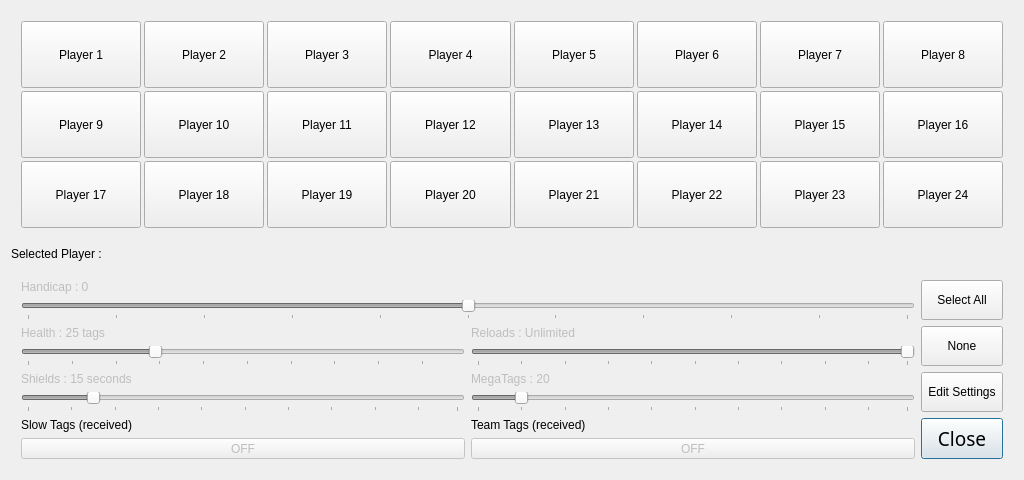
<?xml version="1.0" encoding="UTF-8"?>
<ui version="4.0">
 <class>PlayersWindow</class>
 <widget class="QDialog" name="PlayersWindow">
  <property name="windowModality">
   <enum>Qt::WindowModal</enum>
  </property>
  <property name="geometry">
   <rect>
    <x>0</x>
    <y>0</y>
    <width>1024</width>
    <height>480</height>
   </rect>
  </property>
  <property name="sizePolicy">
   <sizepolicy hsizetype="Preferred" vsizetype="Preferred">
    <horstretch>0</horstretch>
    <verstretch>0</verstretch>
   </sizepolicy>
  </property>
  <property name="windowTitle">
   <string>Players</string>
  </property>
  <property name="modal">
   <bool>true</bool>
  </property>
  <layout class="QGridLayout" name="gridLayout">
   <item row="0" column="0" rowspan="2" colspan="2">
    <layout class="QGridLayout" name="gridLayout_PlayerSelect">
     <property name="leftMargin">
      <number>10</number>
     </property>
     <property name="topMargin">
      <number>10</number>
     </property>
     <property name="rightMargin">
      <number>10</number>
     </property>
     <property name="bottomMargin">
      <number>10</number>
     </property>
     <property name="spacing">
      <number>3</number>
     </property>
     <item row="1" column="6">
      <widget class="QPushButton" name="btn_Player15">
       <property name="sizePolicy">
        <sizepolicy hsizetype="Preferred" vsizetype="Preferred">
         <horstretch>0</horstretch>
         <verstretch>0</verstretch>
        </sizepolicy>
       </property>
       <property name="text">
        <string>Player 15</string>
       </property>
       <property name="checkable">
        <bool>true</bool>
       </property>
       <property name="autoExclusive">
        <bool>false</bool>
       </property>
       <property name="default">
        <bool>false</bool>
       </property>
       <property name="flat">
        <bool>false</bool>
       </property>
       <attribute name="buttonGroup">
        <string notr="true">PlayerButtonGroup</string>
       </attribute>
      </widget>
     </item>
     <item row="2" column="2">
      <widget class="QPushButton" name="btn_Player19">
       <property name="sizePolicy">
        <sizepolicy hsizetype="Preferred" vsizetype="Preferred">
         <horstretch>0</horstretch>
         <verstretch>0</verstretch>
        </sizepolicy>
       </property>
       <property name="text">
        <string>Player 19</string>
       </property>
       <property name="checkable">
        <bool>true</bool>
       </property>
       <property name="autoExclusive">
        <bool>false</bool>
       </property>
       <property name="default">
        <bool>false</bool>
       </property>
       <property name="flat">
        <bool>false</bool>
       </property>
       <attribute name="buttonGroup">
        <string notr="true">PlayerButtonGroup</string>
       </attribute>
      </widget>
     </item>
     <item row="0" column="1">
      <widget class="QPushButton" name="btn_Player2">
       <property name="sizePolicy">
        <sizepolicy hsizetype="Preferred" vsizetype="Preferred">
         <horstretch>0</horstretch>
         <verstretch>0</verstretch>
        </sizepolicy>
       </property>
       <property name="text">
        <string>Player 2</string>
       </property>
       <property name="checkable">
        <bool>true</bool>
       </property>
       <property name="autoExclusive">
        <bool>false</bool>
       </property>
       <property name="default">
        <bool>false</bool>
       </property>
       <property name="flat">
        <bool>false</bool>
       </property>
       <attribute name="buttonGroup">
        <string notr="true">PlayerButtonGroup</string>
       </attribute>
      </widget>
     </item>
     <item row="1" column="1">
      <widget class="QPushButton" name="btn_Player10">
       <property name="sizePolicy">
        <sizepolicy hsizetype="Preferred" vsizetype="Preferred">
         <horstretch>0</horstretch>
         <verstretch>0</verstretch>
        </sizepolicy>
       </property>
       <property name="text">
        <string>Player 10</string>
       </property>
       <property name="checkable">
        <bool>true</bool>
       </property>
       <property name="autoExclusive">
        <bool>false</bool>
       </property>
       <property name="default">
        <bool>false</bool>
       </property>
       <property name="flat">
        <bool>false</bool>
       </property>
       <attribute name="buttonGroup">
        <string notr="true">PlayerButtonGroup</string>
       </attribute>
      </widget>
     </item>
     <item row="1" column="2">
      <widget class="QPushButton" name="btn_Player11">
       <property name="sizePolicy">
        <sizepolicy hsizetype="Preferred" vsizetype="Preferred">
         <horstretch>0</horstretch>
         <verstretch>0</verstretch>
        </sizepolicy>
       </property>
       <property name="text">
        <string>Player 11</string>
       </property>
       <property name="checkable">
        <bool>true</bool>
       </property>
       <property name="autoExclusive">
        <bool>false</bool>
       </property>
       <property name="default">
        <bool>false</bool>
       </property>
       <property name="flat">
        <bool>false</bool>
       </property>
       <attribute name="buttonGroup">
        <string notr="true">PlayerButtonGroup</string>
       </attribute>
      </widget>
     </item>
     <item row="0" column="7">
      <widget class="QPushButton" name="btn_Player8">
       <property name="sizePolicy">
        <sizepolicy hsizetype="Preferred" vsizetype="Preferred">
         <horstretch>0</horstretch>
         <verstretch>0</verstretch>
        </sizepolicy>
       </property>
       <property name="text">
        <string>Player 8</string>
       </property>
       <property name="checkable">
        <bool>true</bool>
       </property>
       <property name="autoExclusive">
        <bool>false</bool>
       </property>
       <property name="default">
        <bool>false</bool>
       </property>
       <property name="flat">
        <bool>false</bool>
       </property>
       <attribute name="buttonGroup">
        <string notr="true">PlayerButtonGroup</string>
       </attribute>
      </widget>
     </item>
     <item row="0" column="0">
      <widget class="QPushButton" name="btn_Player1">
       <property name="sizePolicy">
        <sizepolicy hsizetype="Preferred" vsizetype="Preferred">
         <horstretch>0</horstretch>
         <verstretch>0</verstretch>
        </sizepolicy>
       </property>
       <property name="text">
        <string>Player 1</string>
       </property>
       <property name="checkable">
        <bool>true</bool>
       </property>
       <property name="autoExclusive">
        <bool>false</bool>
       </property>
      </widget>
     </item>
     <item row="2" column="6">
      <widget class="QPushButton" name="btn_Player23">
       <property name="sizePolicy">
        <sizepolicy hsizetype="Preferred" vsizetype="Preferred">
         <horstretch>0</horstretch>
         <verstretch>0</verstretch>
        </sizepolicy>
       </property>
       <property name="text">
        <string>Player 23</string>
       </property>
       <property name="checkable">
        <bool>true</bool>
       </property>
       <property name="autoExclusive">
        <bool>false</bool>
       </property>
       <property name="default">
        <bool>false</bool>
       </property>
       <property name="flat">
        <bool>false</bool>
       </property>
       <attribute name="buttonGroup">
        <string notr="true">PlayerButtonGroup</string>
       </attribute>
      </widget>
     </item>
     <item row="2" column="4">
      <widget class="QPushButton" name="btn_Player21">
       <property name="sizePolicy">
        <sizepolicy hsizetype="Preferred" vsizetype="Preferred">
         <horstretch>0</horstretch>
         <verstretch>0</verstretch>
        </sizepolicy>
       </property>
       <property name="text">
        <string>Player 21</string>
       </property>
       <property name="checkable">
        <bool>true</bool>
       </property>
       <property name="autoExclusive">
        <bool>false</bool>
       </property>
       <property name="default">
        <bool>false</bool>
       </property>
       <property name="flat">
        <bool>false</bool>
       </property>
       <attribute name="buttonGroup">
        <string notr="true">PlayerButtonGroup</string>
       </attribute>
      </widget>
     </item>
     <item row="2" column="0">
      <widget class="QPushButton" name="btn_Player17">
       <property name="sizePolicy">
        <sizepolicy hsizetype="Preferred" vsizetype="Preferred">
         <horstretch>0</horstretch>
         <verstretch>0</verstretch>
        </sizepolicy>
       </property>
       <property name="text">
        <string>Player 17</string>
       </property>
       <property name="checkable">
        <bool>true</bool>
       </property>
       <property name="autoExclusive">
        <bool>false</bool>
       </property>
       <property name="default">
        <bool>false</bool>
       </property>
       <property name="flat">
        <bool>false</bool>
       </property>
       <attribute name="buttonGroup">
        <string notr="true">PlayerButtonGroup</string>
       </attribute>
      </widget>
     </item>
     <item row="1" column="4">
      <widget class="QPushButton" name="btn_Player13">
       <property name="sizePolicy">
        <sizepolicy hsizetype="Preferred" vsizetype="Preferred">
         <horstretch>0</horstretch>
         <verstretch>0</verstretch>
        </sizepolicy>
       </property>
       <property name="text">
        <string>Player 13</string>
       </property>
       <property name="checkable">
        <bool>true</bool>
       </property>
       <property name="autoExclusive">
        <bool>false</bool>
       </property>
       <property name="default">
        <bool>false</bool>
       </property>
       <property name="flat">
        <bool>false</bool>
       </property>
       <attribute name="buttonGroup">
        <string notr="true">PlayerButtonGroup</string>
       </attribute>
      </widget>
     </item>
     <item row="2" column="3">
      <widget class="QPushButton" name="btn_Player20">
       <property name="sizePolicy">
        <sizepolicy hsizetype="Preferred" vsizetype="Preferred">
         <horstretch>0</horstretch>
         <verstretch>0</verstretch>
        </sizepolicy>
       </property>
       <property name="text">
        <string>Player 20</string>
       </property>
       <property name="checkable">
        <bool>true</bool>
       </property>
       <property name="autoExclusive">
        <bool>false</bool>
       </property>
       <property name="default">
        <bool>false</bool>
       </property>
       <property name="flat">
        <bool>false</bool>
       </property>
       <attribute name="buttonGroup">
        <string notr="true">PlayerButtonGroup</string>
       </attribute>
      </widget>
     </item>
     <item row="1" column="3">
      <widget class="QPushButton" name="btn_Player12">
       <property name="sizePolicy">
        <sizepolicy hsizetype="Preferred" vsizetype="Preferred">
         <horstretch>0</horstretch>
         <verstretch>0</verstretch>
        </sizepolicy>
       </property>
       <property name="text">
        <string>Player 12</string>
       </property>
       <property name="checkable">
        <bool>true</bool>
       </property>
       <property name="autoExclusive">
        <bool>false</bool>
       </property>
       <property name="default">
        <bool>false</bool>
       </property>
       <property name="flat">
        <bool>false</bool>
       </property>
       <attribute name="buttonGroup">
        <string notr="true">PlayerButtonGroup</string>
       </attribute>
      </widget>
     </item>
     <item row="2" column="5">
      <widget class="QPushButton" name="btn_Player22">
       <property name="sizePolicy">
        <sizepolicy hsizetype="Preferred" vsizetype="Preferred">
         <horstretch>0</horstretch>
         <verstretch>0</verstretch>
        </sizepolicy>
       </property>
       <property name="text">
        <string>Player 22</string>
       </property>
       <property name="checkable">
        <bool>true</bool>
       </property>
       <property name="autoExclusive">
        <bool>false</bool>
       </property>
       <property name="default">
        <bool>false</bool>
       </property>
       <property name="flat">
        <bool>false</bool>
       </property>
       <attribute name="buttonGroup">
        <string notr="true">PlayerButtonGroup</string>
       </attribute>
      </widget>
     </item>
     <item row="1" column="0">
      <widget class="QPushButton" name="btn_Player9">
       <property name="sizePolicy">
        <sizepolicy hsizetype="Preferred" vsizetype="Preferred">
         <horstretch>0</horstretch>
         <verstretch>0</verstretch>
        </sizepolicy>
       </property>
       <property name="text">
        <string>Player 9</string>
       </property>
       <property name="checkable">
        <bool>true</bool>
       </property>
       <property name="autoExclusive">
        <bool>false</bool>
       </property>
       <property name="default">
        <bool>false</bool>
       </property>
       <property name="flat">
        <bool>false</bool>
       </property>
       <attribute name="buttonGroup">
        <string notr="true">PlayerButtonGroup</string>
       </attribute>
      </widget>
     </item>
     <item row="2" column="1">
      <widget class="QPushButton" name="btn_Player18">
       <property name="sizePolicy">
        <sizepolicy hsizetype="Preferred" vsizetype="Preferred">
         <horstretch>0</horstretch>
         <verstretch>0</verstretch>
        </sizepolicy>
       </property>
       <property name="text">
        <string>Player 18</string>
       </property>
       <property name="checkable">
        <bool>true</bool>
       </property>
       <property name="autoExclusive">
        <bool>false</bool>
       </property>
       <property name="default">
        <bool>false</bool>
       </property>
       <property name="flat">
        <bool>false</bool>
       </property>
       <attribute name="buttonGroup">
        <string notr="true">PlayerButtonGroup</string>
       </attribute>
      </widget>
     </item>
     <item row="0" column="2">
      <widget class="QPushButton" name="btn_Player3">
       <property name="sizePolicy">
        <sizepolicy hsizetype="Preferred" vsizetype="Preferred">
         <horstretch>0</horstretch>
         <verstretch>0</verstretch>
        </sizepolicy>
       </property>
       <property name="text">
        <string>Player 3</string>
       </property>
       <property name="checkable">
        <bool>true</bool>
       </property>
       <property name="autoExclusive">
        <bool>false</bool>
       </property>
       <property name="default">
        <bool>false</bool>
       </property>
       <property name="flat">
        <bool>false</bool>
       </property>
       <attribute name="buttonGroup">
        <string notr="true">PlayerButtonGroup</string>
       </attribute>
      </widget>
     </item>
     <item row="1" column="7">
      <widget class="QPushButton" name="btn_Player16">
       <property name="sizePolicy">
        <sizepolicy hsizetype="Preferred" vsizetype="Preferred">
         <horstretch>0</horstretch>
         <verstretch>0</verstretch>
        </sizepolicy>
       </property>
       <property name="text">
        <string>Player 16</string>
       </property>
       <property name="checkable">
        <bool>true</bool>
       </property>
       <property name="autoExclusive">
        <bool>false</bool>
       </property>
       <property name="default">
        <bool>false</bool>
       </property>
       <property name="flat">
        <bool>false</bool>
       </property>
       <attribute name="buttonGroup">
        <string notr="true">PlayerButtonGroup</string>
       </attribute>
      </widget>
     </item>
     <item row="2" column="7">
      <widget class="QPushButton" name="btn_Player24">
       <property name="sizePolicy">
        <sizepolicy hsizetype="Preferred" vsizetype="Preferred">
         <horstretch>0</horstretch>
         <verstretch>0</verstretch>
        </sizepolicy>
       </property>
       <property name="text">
        <string>Player 24</string>
       </property>
       <property name="checkable">
        <bool>true</bool>
       </property>
       <property name="autoExclusive">
        <bool>false</bool>
       </property>
       <property name="default">
        <bool>false</bool>
       </property>
       <property name="flat">
        <bool>false</bool>
       </property>
       <attribute name="buttonGroup">
        <string notr="true">PlayerButtonGroup</string>
       </attribute>
      </widget>
     </item>
     <item row="0" column="6">
      <widget class="QPushButton" name="btn_Player7">
       <property name="sizePolicy">
        <sizepolicy hsizetype="Preferred" vsizetype="Preferred">
         <horstretch>0</horstretch>
         <verstretch>0</verstretch>
        </sizepolicy>
       </property>
       <property name="text">
        <string>Player 7</string>
       </property>
       <property name="checkable">
        <bool>true</bool>
       </property>
       <property name="autoExclusive">
        <bool>false</bool>
       </property>
       <property name="default">
        <bool>false</bool>
       </property>
       <property name="flat">
        <bool>false</bool>
       </property>
       <attribute name="buttonGroup">
        <string notr="true">PlayerButtonGroup</string>
       </attribute>
      </widget>
     </item>
     <item row="0" column="5">
      <widget class="QPushButton" name="btn_Player6">
       <property name="sizePolicy">
        <sizepolicy hsizetype="Preferred" vsizetype="Preferred">
         <horstretch>0</horstretch>
         <verstretch>0</verstretch>
        </sizepolicy>
       </property>
       <property name="text">
        <string>Player 6</string>
       </property>
       <property name="checkable">
        <bool>true</bool>
       </property>
       <property name="autoExclusive">
        <bool>false</bool>
       </property>
       <property name="default">
        <bool>false</bool>
       </property>
       <property name="flat">
        <bool>false</bool>
       </property>
       <attribute name="buttonGroup">
        <string notr="true">PlayerButtonGroup</string>
       </attribute>
      </widget>
     </item>
     <item row="0" column="3">
      <widget class="QPushButton" name="btn_Player4">
       <property name="sizePolicy">
        <sizepolicy hsizetype="Preferred" vsizetype="Preferred">
         <horstretch>0</horstretch>
         <verstretch>0</verstretch>
        </sizepolicy>
       </property>
       <property name="text">
        <string>Player 4</string>
       </property>
       <property name="checkable">
        <bool>true</bool>
       </property>
       <property name="autoExclusive">
        <bool>false</bool>
       </property>
       <property name="default">
        <bool>false</bool>
       </property>
       <property name="flat">
        <bool>false</bool>
       </property>
       <attribute name="buttonGroup">
        <string notr="true">PlayerButtonGroup</string>
       </attribute>
      </widget>
     </item>
     <item row="1" column="5">
      <widget class="QPushButton" name="btn_Player14">
       <property name="sizePolicy">
        <sizepolicy hsizetype="Preferred" vsizetype="Preferred">
         <horstretch>0</horstretch>
         <verstretch>0</verstretch>
        </sizepolicy>
       </property>
       <property name="text">
        <string>Player 14</string>
       </property>
       <property name="checkable">
        <bool>true</bool>
       </property>
       <property name="autoExclusive">
        <bool>false</bool>
       </property>
       <property name="default">
        <bool>false</bool>
       </property>
       <property name="flat">
        <bool>false</bool>
       </property>
       <attribute name="buttonGroup">
        <string notr="true">PlayerButtonGroup</string>
       </attribute>
      </widget>
     </item>
     <item row="0" column="4">
      <widget class="QPushButton" name="btn_Player5">
       <property name="sizePolicy">
        <sizepolicy hsizetype="Preferred" vsizetype="Preferred">
         <horstretch>0</horstretch>
         <verstretch>0</verstretch>
        </sizepolicy>
       </property>
       <property name="text">
        <string>Player 5</string>
       </property>
       <property name="checkable">
        <bool>true</bool>
       </property>
       <property name="autoExclusive">
        <bool>false</bool>
       </property>
       <property name="default">
        <bool>false</bool>
       </property>
       <property name="flat">
        <bool>false</bool>
       </property>
       <attribute name="buttonGroup">
        <string notr="true">PlayerButtonGroup</string>
       </attribute>
      </widget>
     </item>
    </layout>
   </item>
   <item row="4" column="0" colspan="2">
    <layout class="QGridLayout" name="gridLayout_Sliders">
     <property name="leftMargin">
      <number>10</number>
     </property>
     <property name="topMargin">
      <number>10</number>
     </property>
     <property name="rightMargin">
      <number>10</number>
     </property>
     <property name="bottomMargin">
      <number>10</number>
     </property>
     <property name="spacing">
      <number>-1</number>
     </property>
     <item row="8" column="1">
      <widget class="QSlider" name="slider_MegaTags">
       <property name="enabled">
        <bool>false</bool>
       </property>
       <property name="sizePolicy">
        <sizepolicy hsizetype="Preferred" vsizetype="Preferred">
         <horstretch>0</horstretch>
         <verstretch>0</verstretch>
        </sizepolicy>
       </property>
       <property name="value">
        <number>10</number>
       </property>
       <property name="orientation">
        <enum>Qt::Horizontal</enum>
       </property>
       <property name="tickPosition">
        <enum>QSlider::TicksBelow</enum>
       </property>
       <property name="tickInterval">
        <number>10</number>
       </property>
      </widget>
     </item>
     <item row="7" column="1">
      <widget class="QLabel" name="label_MegaTags">
       <property name="enabled">
        <bool>false</bool>
       </property>
       <property name="text">
        <string>MegaTags : 20</string>
       </property>
      </widget>
     </item>
     <item row="11" column="0">
      <widget class="QToolButton" name="btn_SelectedPlayerSlowTags">
       <property name="enabled">
        <bool>false</bool>
       </property>
       <property name="sizePolicy">
        <sizepolicy hsizetype="Preferred" vsizetype="Preferred">
         <horstretch>0</horstretch>
         <verstretch>0</verstretch>
        </sizepolicy>
       </property>
       <property name="text">
        <string>OFF</string>
       </property>
       <property name="checkable">
        <bool>true</bool>
       </property>
      </widget>
     </item>
     <item row="10" column="2" rowspan="2">
      <widget class="QPushButton" name="btn_ClosePlayerWindow">
       <property name="sizePolicy">
        <sizepolicy hsizetype="Preferred" vsizetype="Preferred">
         <horstretch>0</horstretch>
         <verstretch>0</verstretch>
        </sizepolicy>
       </property>
       <property name="font">
        <font>
         <family>.SF NS Text</family>
         <pointsize>14</pointsize>
        </font>
       </property>
       <property name="text">
        <string>Close</string>
       </property>
       <property name="default">
        <bool>true</bool>
       </property>
      </widget>
     </item>
     <item row="7" column="0">
      <widget class="QLabel" name="label_Shields">
       <property name="enabled">
        <bool>false</bool>
       </property>
       <property name="text">
        <string>Shields : 15 seconds</string>
       </property>
      </widget>
     </item>
     <item row="2" column="0">
      <spacer name="verticalSpacer">
       <property name="orientation">
        <enum>Qt::Vertical</enum>
       </property>
       <property name="sizeType">
        <enum>QSizePolicy::Minimum</enum>
       </property>
       <property name="sizeHint" stdset="0">
        <size>
         <width>0</width>
         <height>0</height>
        </size>
       </property>
      </spacer>
     </item>
     <item row="3" column="1">
      <widget class="QLabel" name="label_Reloads">
       <property name="enabled">
        <bool>false</bool>
       </property>
       <property name="text">
        <string>Reloads : Unlimited</string>
       </property>
      </widget>
     </item>
     <item row="8" column="0">
      <widget class="QSlider" name="slider_Shields">
       <property name="enabled">
        <bool>false</bool>
       </property>
       <property name="sizePolicy">
        <sizepolicy hsizetype="Preferred" vsizetype="Preferred">
         <horstretch>0</horstretch>
         <verstretch>0</verstretch>
        </sizepolicy>
       </property>
       <property name="value">
        <number>15</number>
       </property>
       <property name="orientation">
        <enum>Qt::Horizontal</enum>
       </property>
       <property name="tickPosition">
        <enum>QSlider::TicksBelow</enum>
       </property>
       <property name="tickInterval">
        <number>10</number>
       </property>
      </widget>
     </item>
     <item row="4" column="0">
      <widget class="QSlider" name="slider_Health">
       <property name="enabled">
        <bool>false</bool>
       </property>
       <property name="sizePolicy">
        <sizepolicy hsizetype="Preferred" vsizetype="Preferred">
         <horstretch>0</horstretch>
         <verstretch>0</verstretch>
        </sizepolicy>
       </property>
       <property name="minimumSize">
        <size>
         <width>0</width>
         <height>20</height>
        </size>
       </property>
       <property name="minimum">
        <number>1</number>
       </property>
       <property name="value">
        <number>30</number>
       </property>
       <property name="orientation">
        <enum>Qt::Horizontal</enum>
       </property>
       <property name="tickPosition">
        <enum>QSlider::TicksBelow</enum>
       </property>
       <property name="tickInterval">
        <number>10</number>
       </property>
      </widget>
     </item>
     <item row="3" column="0">
      <widget class="QLabel" name="label_Health">
       <property name="enabled">
        <bool>false</bool>
       </property>
       <property name="text">
        <string>Health : 25 tags</string>
       </property>
      </widget>
     </item>
     <item row="10" column="1">
      <widget class="QLabel" name="label_PlayerTeamTags">
       <property name="text">
        <string>Team Tags (received)</string>
       </property>
      </widget>
     </item>
     <item row="4" column="1">
      <widget class="QSlider" name="slider_Reloads">
       <property name="enabled">
        <bool>false</bool>
       </property>
       <property name="sizePolicy">
        <sizepolicy hsizetype="Preferred" vsizetype="Preferred">
         <horstretch>0</horstretch>
         <verstretch>0</verstretch>
        </sizepolicy>
       </property>
       <property name="minimum">
        <number>1</number>
       </property>
       <property name="maximum">
        <number>100</number>
       </property>
       <property name="value">
        <number>100</number>
       </property>
       <property name="orientation">
        <enum>Qt::Horizontal</enum>
       </property>
       <property name="tickPosition">
        <enum>QSlider::TicksBelow</enum>
       </property>
       <property name="tickInterval">
        <number>10</number>
       </property>
      </widget>
     </item>
     <item row="9" column="0">
      <spacer name="verticalSpacer_3">
       <property name="orientation">
        <enum>Qt::Vertical</enum>
       </property>
       <property name="sizeType">
        <enum>QSizePolicy::Minimum</enum>
       </property>
       <property name="sizeHint" stdset="0">
        <size>
         <width>0</width>
         <height>0</height>
        </size>
       </property>
      </spacer>
     </item>
     <item row="6" column="0">
      <spacer name="verticalSpacer_2">
       <property name="orientation">
        <enum>Qt::Vertical</enum>
       </property>
       <property name="sizeType">
        <enum>QSizePolicy::Minimum</enum>
       </property>
       <property name="sizeHint" stdset="0">
        <size>
         <width>0</width>
         <height>0</height>
        </size>
       </property>
      </spacer>
     </item>
     <item row="10" column="0">
      <widget class="QLabel" name="label_PlayerSlowTags">
       <property name="text">
        <string>Slow Tags (received)</string>
       </property>
      </widget>
     </item>
     <item row="11" column="1">
      <widget class="QToolButton" name="btn_SelectedPlayerTeamTags">
       <property name="enabled">
        <bool>false</bool>
       </property>
       <property name="sizePolicy">
        <sizepolicy hsizetype="Preferred" vsizetype="Preferred">
         <horstretch>0</horstretch>
         <verstretch>0</verstretch>
        </sizepolicy>
       </property>
       <property name="text">
        <string>OFF</string>
       </property>
       <property name="checkable">
        <bool>true</bool>
       </property>
      </widget>
     </item>
     <item row="2" column="1">
      <spacer name="verticalSpacer_4">
       <property name="orientation">
        <enum>Qt::Vertical</enum>
       </property>
       <property name="sizeType">
        <enum>QSizePolicy::Minimum</enum>
       </property>
       <property name="sizeHint" stdset="0">
        <size>
         <width>0</width>
         <height>0</height>
        </size>
       </property>
      </spacer>
     </item>
     <item row="0" column="2" rowspan="2">
      <widget class="QToolButton" name="btn_SelectAll">
       <property name="sizePolicy">
        <sizepolicy hsizetype="Preferred" vsizetype="Preferred">
         <horstretch>0</horstretch>
         <verstretch>0</verstretch>
        </sizepolicy>
       </property>
       <property name="text">
        <string>Select All</string>
       </property>
      </widget>
     </item>
     <item row="3" column="2" rowspan="2">
      <widget class="QToolButton" name="btn_SelectNone">
       <property name="sizePolicy">
        <sizepolicy hsizetype="Preferred" vsizetype="Preferred">
         <horstretch>0</horstretch>
         <verstretch>0</verstretch>
        </sizepolicy>
       </property>
       <property name="text">
        <string>None</string>
       </property>
      </widget>
     </item>
     <item row="7" column="2" rowspan="2">
      <widget class="QToolButton" name="btn_EditMode">
       <property name="sizePolicy">
        <sizepolicy hsizetype="Fixed" vsizetype="Preferred">
         <horstretch>0</horstretch>
         <verstretch>0</verstretch>
        </sizepolicy>
       </property>
       <property name="text">
        <string>Edit Settings</string>
       </property>
       <property name="checkable">
        <bool>true</bool>
       </property>
      </widget>
     </item>
     <item row="1" column="0" colspan="2">
      <widget class="QSlider" name="slider_Handicap">
       <property name="enabled">
        <bool>false</bool>
       </property>
       <property name="sizePolicy">
        <sizepolicy hsizetype="Preferred" vsizetype="Preferred">
         <horstretch>0</horstretch>
         <verstretch>0</verstretch>
        </sizepolicy>
       </property>
       <property name="styleSheet">
        <string notr="true">ui-&gt;sli  horizontal {
    min-height: 50px;
}
 
QSlider::groove:horizontal {
    margin: -75px 0; /* decrease this size (make it more negative)—I changed mine from –2px to –8px. */
}</string>
       </property>
       <property name="minimum">
        <number>-5</number>
       </property>
       <property name="maximum">
        <number>5</number>
       </property>
       <property name="pageStep">
        <number>1</number>
       </property>
       <property name="value">
        <number>0</number>
       </property>
       <property name="orientation">
        <enum>Qt::Horizontal</enum>
       </property>
       <property name="tickPosition">
        <enum>QSlider::TicksBelow</enum>
       </property>
       <property name="tickInterval">
        <number>1</number>
       </property>
      </widget>
     </item>
     <item row="0" column="0" colspan="2">
      <widget class="QLabel" name="label_Handicap">
       <property name="enabled">
        <bool>false</bool>
       </property>
       <property name="text">
        <string>Handicap : 0</string>
       </property>
      </widget>
     </item>
    </layout>
   </item>
   <item row="2" column="0">
    <widget class="QLabel" name="label_LastSelectedPlayer">
     <property name="sizePolicy">
      <sizepolicy hsizetype="Preferred" vsizetype="Minimum">
       <horstretch>0</horstretch>
       <verstretch>0</verstretch>
      </sizepolicy>
     </property>
     <property name="maximumSize">
      <size>
       <width>16777215</width>
       <height>20</height>
      </size>
     </property>
     <property name="text">
      <string>Selected Player :</string>
     </property>
    </widget>
   </item>
  </layout>
 </widget>
 <resources/>
 <connections/>
 <buttongroups>
  <buttongroup name="PlayerButtonGroup">
   <property name="exclusive">
    <bool>false</bool>
   </property>
  </buttongroup>
 </buttongroups>
</ui>
